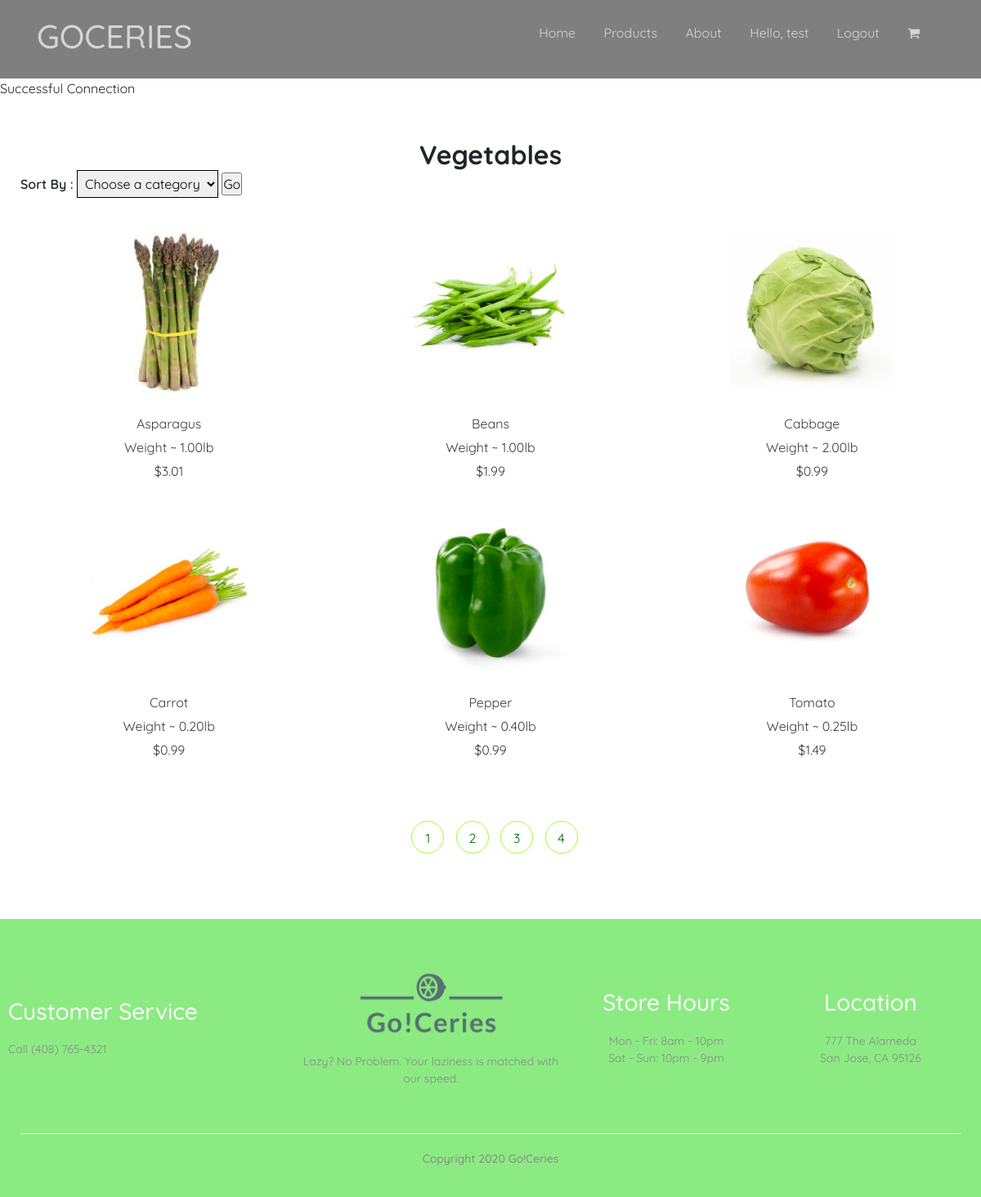
Page /category-vegetables.php (signed in) on the committed database.
### tables this page shows
CREATE TABLE `products` (
  `product_ID` int(3) NOT NULL,
  `product_name` varchar(255) NOT NULL,
  `product_category` varchar(45) NOT NULL,
  `product_price` decimal(10,2) NOT NULL,
  `product_weight` decimal(10,2) NOT NULL,
  `product_stock` int(5) NOT NULL,
  `product_description` varchar(2555) NOT NULL,
  `product_imagename` varchar(255) NOT NULL
);

### functions.php (called while the page is built, shortened)
<?php
include('database/DBController.php');
include('database/Product.php');
$db = new DBController();
$product = new Product($db);
$productsArray = $product->getAllProducts();
$vegetablesArray = $product->getProductsByCategory('vegetables');
?>

### database/Product.php (called while the page is built, shortened)
<?php
class Product{
    public $db = null;
    public function __construct(DBController $db){
        $this->db = $db;
    }
    public function getAllProducts($table = 'products'){
        $result = $this->db->con->query("SELECT product_id, product_name, product_price,
        product_weight, product_imagename, product_category, product_description FROM {$table}");
        $productsArray = array();
        while($row = $result->fetch_array()){
            $productsArray[] = $row;
        }
        shuffle($productsArray);
        return $productsArray;
    }
    public function getProductsByCategory($category){
        $result = $this->db->con->query("SELECT product_id, product_name, product_price,
        product_weight, product_imagename, product_category, product_description FROM products
        WHERE product_category = '{$category}'");
        $categoricalProductsArray = array();
        while($row = $result->fetch_array()){
            $categoricalProductsArray[] = $row;
        }
        return $categoricalProductsArray;
    }
}
?>

### category-vegetables.php (the view, shortened to what this page needs)
<!DOCTYPE html>
<?php
if (isset($_SESSION['user_id']) && isset($_SESSION['user_loginname'])) {
 ?>
<html lang="en">
<head>
    <link rel="stylesheet" href="https://stackpath.bootstrapcdn.com/bootstrap/4.1.3/css/bootstrap.min.css">
    <link rel="stylesheet" href="css/style.css">
</head>
<body>
    <?php
        include('phpTemplates/header.php');
    ?>
      <?php
        include('functions.php');
    ?>
    <div class="categories all-products">
        <div class="small-container">
            <h2><b>Vegetables</b></h2>
        <form>
          <label for ="sort">Sort By :</label>
          <select name="list" id="list" accesskey="target">
            <option value='none' selected>Choose a category</option>
          </select>
          <input type=button value="Go" onclick="goToNewPage()" />
        </form>
            <div class = "row">
            <?php foreach ($vegetablesArray as $product){ ?>
                    <div class="col-3">
                        <a href= "<?php printf('%s?product_id=%s','productDetails.php', $product['product_id'])?>"><img src="images/<?php echo $product['product_imagename']?>"></a>
                        <br>
                        <p><?php echo $product['product_name'] ?></p>
                        <p><?php echo 'Weight ~ ' . $product['product_weight'] . 'lb' ?></p>
                        <p><?php echo '$'. $product['product_price'] ?></p>
                    </div>
                <?php }?>
            </div>
            <div class = "products-button">
                <span title='Fruits'><a href="category-fruits.php">1</a></span>
                <span title='Vegetables'><a href="category-vegetables.php">2</a></span>
                <span title='Dairy & Eggs'><a href="category-dairy & eggs.php">3</a></span>
                <span title='Beverages'><a href="category-beverages.php">4</a></span>
            </div>
        </div>
    </div>
  <?php
      include('phpTemplates/footer.php');
  ?>
  <?php
  }else{
       header("Location: loginregister.php?error=You need to login before shopping");
       exit();
  }
 ?>

### css/style.css (style rules this page uses)
* { margin: 0 auto; padding: 0; box-sizing: border-box; }
body { font-family: 'Quicksand', sans-serif; font-weight: 400; }
.row { display:flex; align-items: center; flex-wrap: wrap; justify-content: space-around; }
.categories { margin: 70px 0; }
.col-3 { flex: 33%; min-width: 180px; margin-bottom: 30px; }
.small-container { max-width: 1280px; margin: auto; padding-left: 25px; padding-right: 25px; }
a { text-decoration: none; color: #006603; }
p { color: #3d3d3d; }
.categories { margin-top: 0px; }
.categories h2 { text-align: center; margin: 0; padding-top: 50px; }
.categories img { width: 200px; height: 200px; display:block; margin: auto; }
.all-products select { border: 1px solid; padding: 5px; margin-bottom: 40px; }
.all-products label { font-weight: 600; }
.all-products .col-3 { flex: 33%; max-width: 33%; }
.all-products img { display: block; margin: 0 auto; }
.all-products p { margin-bottom: 5px; text-align: center; }
.products-button { margin: 0 auto 80px; margin-top: 40px; text-align: center; }
.products-button span { display: inline-block; border: 1px solid rgb(162, 253, 57); border-radius: 50%; margin-left: 10px; width: 40px; height: 40px; text-align: center; line-height: 40px; cursor: pointer; transition: 0.5s; }
.products-button a:link { text-decoration: none; }

### rows in the picture
products: product_imagename (picture), product_name "Asparagus", product_weight "1.00", product_price "3.01"
products: product_imagename (picture), product_name "Beans", product_weight "1.00", product_price "1.99"
products: product_imagename (picture), product_name "Cabbage", product_weight "2.00", product_price "0.99"
products: product_imagename (picture), product_name "Carrot", product_weight "0.20", product_price "0.99"
products: product_imagename (picture), product_name "Pepper", product_weight "0.40", product_price "0.99"
products: product_imagename (picture), product_name "Tomato", product_weight "0.25", product_price "1.49"

### other values in the picture
$_SESSION['user_name'] "test"
